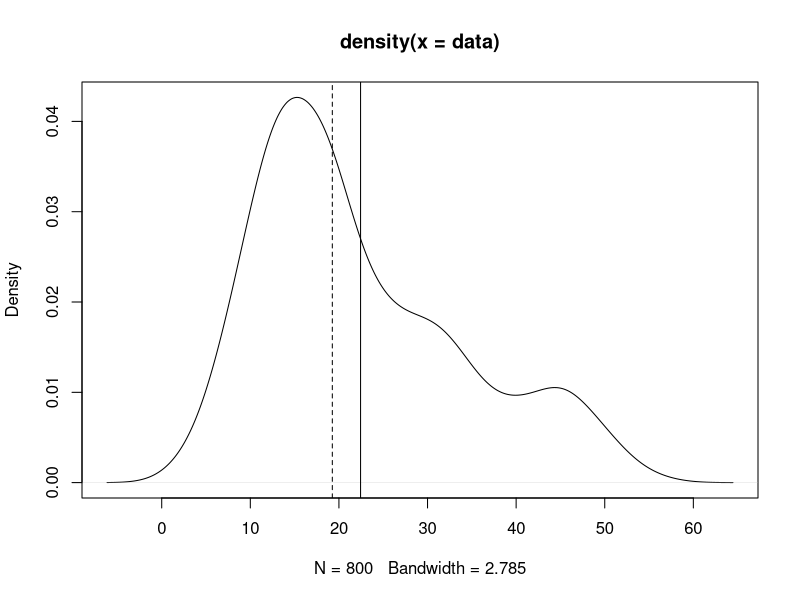
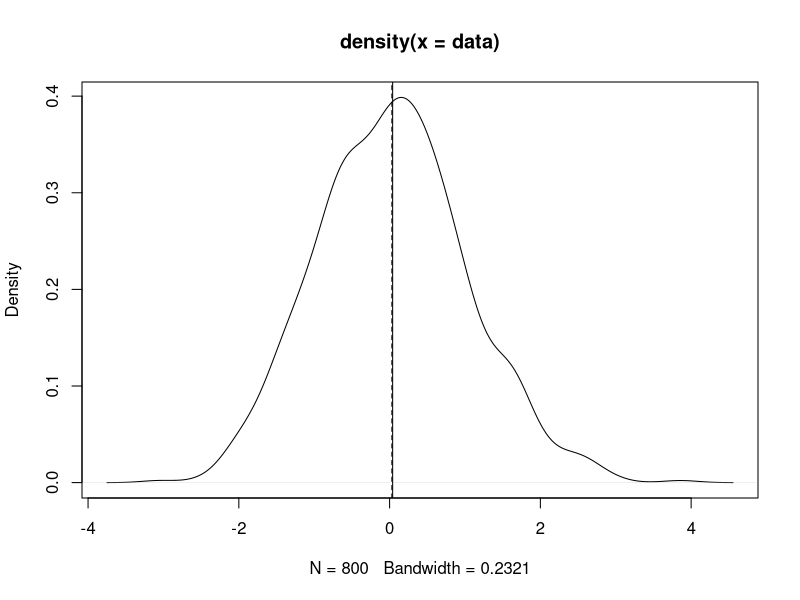
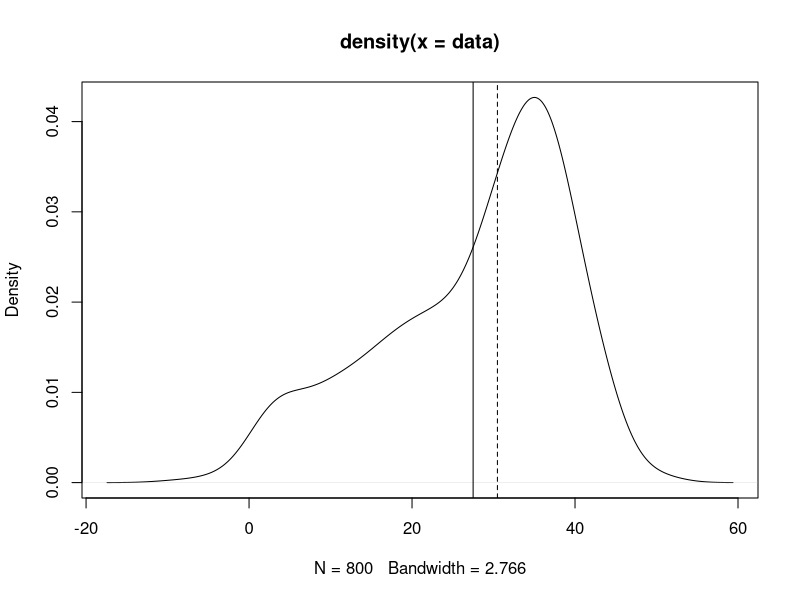
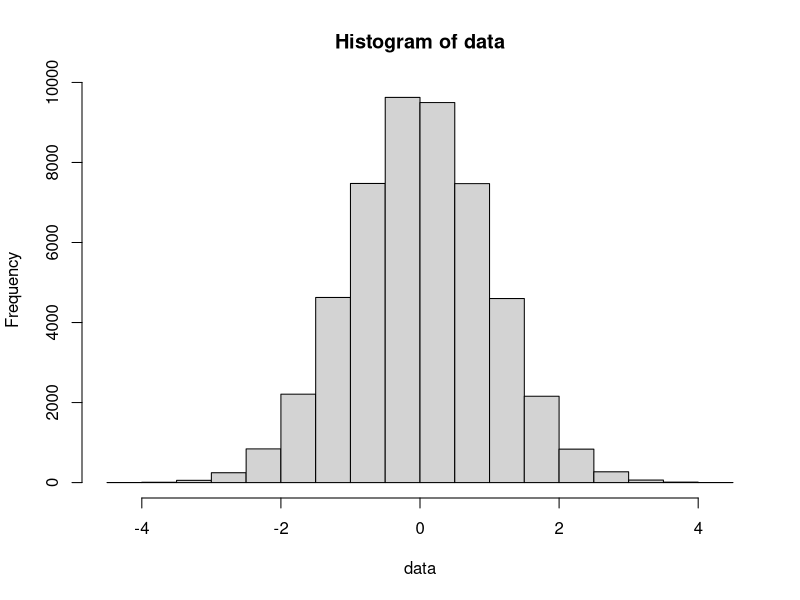
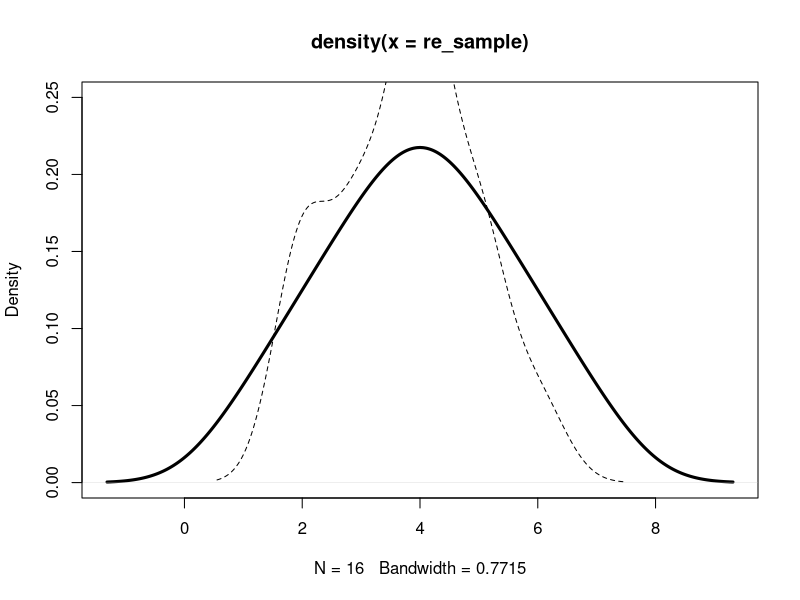
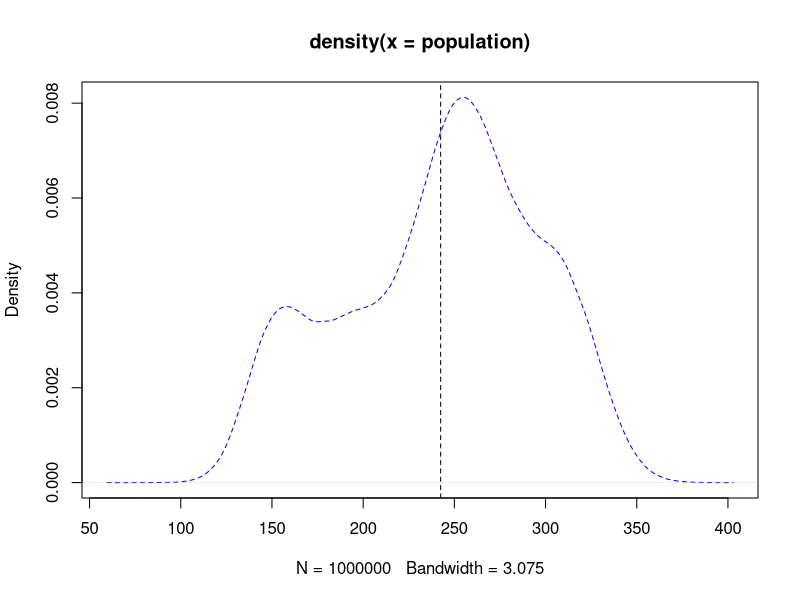
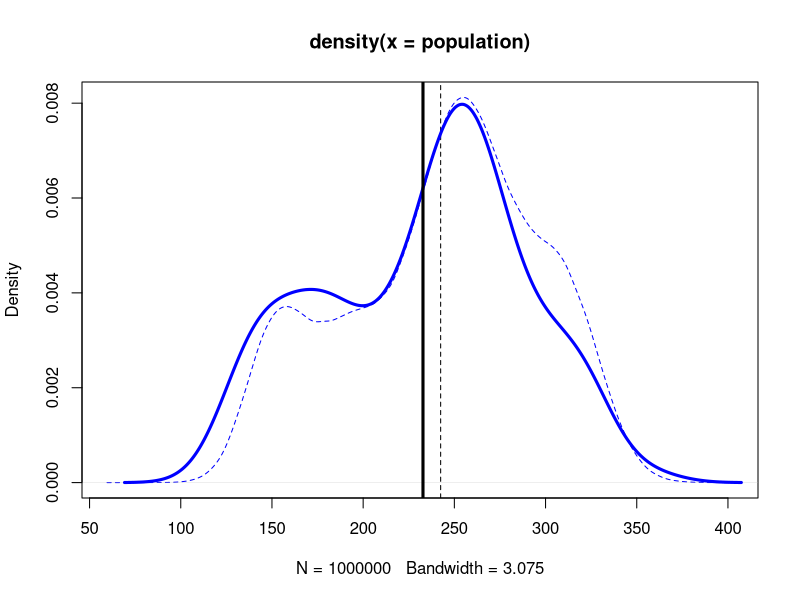
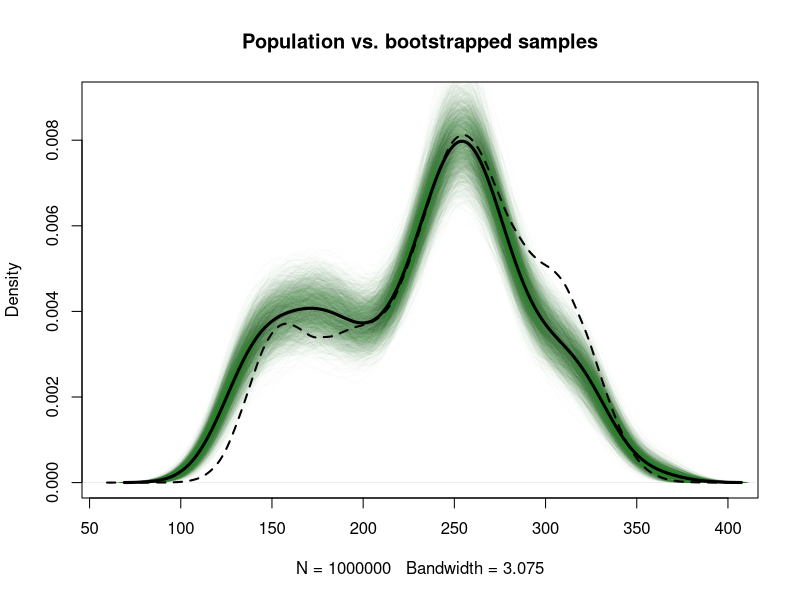

Write R code to recreate these figures, in order.
## ---- chunk 1
knitr::opts_chunk$set(echo = TRUE)
## ---- chunk 2
plot_centrality <- function(data, title){
  plot(density(data))
  abline(v = mean(data))
  abline(v = median(data), lty="dashed")
}

d1 <- rnorm(n=500, mean=15, sd=5)
d2 <- rnorm(n=200, mean=30, sd=5)
d3 <- rnorm(n=100, mean=45, sd=5)
d123 <- c(d1, d2, d3)
plot_centrality(d123, 'Right positively skewed')

d123 <- rnorm(n=800)
plot_centrality(d123, 'Normal')

d1 <- rnorm(n=100, mean=5, sd=5)
d2 <- rnorm(n=200, mean=20, sd=5)
d3 <- rnorm(n=500, mean=35, sd=5)
d123 <- c(d1, d2, d3)
plot_centrality(d123, 'Left positively skewed')

quartile_vs_sd <- function(data, title){
  plot(density(data), main=title)
  abline(v=mean(data))
  sd_points <- mean(data)+(-3:3)*sd(data)
  abline(v=sd_points, lty="dashed")
  
  q <- quantile(data, c(0.25, 0.5, 0.75))
  return((q-mean(data))/sd(data))
}

r_default <- function(data){
  default_hist <- hist(data, col='lightgray')
  k <- length(default_hist$breaks)-2
  h <- (max(data)-min(data))/k
  return(data.frame(k, h))
}

rand_data <- rnorm(50000, mean=0, sd=1)
r_default(rand_data)
## ---- chunk 3
seq_sample <- 1:22
resample <- sample(seq_sample, replace=TRUE)
re_sample <- c(1, rep(2,2), rep(3,3), rep(4,4), rep(5,3), rep(6,2), 7)
resample <- sample(re_sample, replace=TRUE)
plot(density(re_sample), lwd=3, prob = TRUE, ylim=c(0,0.25))
lines(density(resample), lty="dashed")
## ---- chunk 4
a <- rnorm(n=100000, mean=150, sd=15)
b <- rnorm(n=200000, mean=190, sd=25)
c <- rnorm(n=500000, mean=255, sd=25)
d <- rnorm(n=200000, mean=310, sd=20)
population = c(a, b, c, d)
pop_mean <- mean(population)

plot(density(population), lty='dashed', col="blue")
abline(v=pop_mean, lty="dashed")
## ---- chunk 5
sample_size <- 300
sample0 <- sample(population, sample_size)
sample0_mean <- mean(sample0)

plot(density(population), lty='dashed', col="blue")
abline(v=pop_mean, lty="dashed")
lines(density(sample0), col="blue", lwd=3)
abline(v = sample0_mean, lwd=3)
## ---- chunk 6
sample0

resample <- replicate(3000, sample(sample0, length(sample0), replace=TRUE))
plot(density(population), ylim=c(0, 0.009), lwd=0, main="Population vs. bootstrapped samples")

plt_resample_density <- function(sample_data){
  lines(density(sample_data), col=rgb(0.0, 0.4, 0.0, 0.01))
  return(mean(sample_data))
}

sample_means <- apply(resample, 2, FUN = plt_resample_density)
lines(density(sample0), lwd=3)
lines(density(population), lwd=2, lty='dashed')

plot(density(population), col="blue", lty='dashed')
lines(density(sample0), col="blue", lwd=2)
plt_resample_mean <- function(sample_data){
   abline(v=mean(sample_data), col=rgb(0.0, 0.4, 0.0, 0.01))
}
apply(resample, 2, plt_resample_mean)
abline(v = mean(sample_means), lwd=2)
abline(v = pop_mean, lty="dashed")

